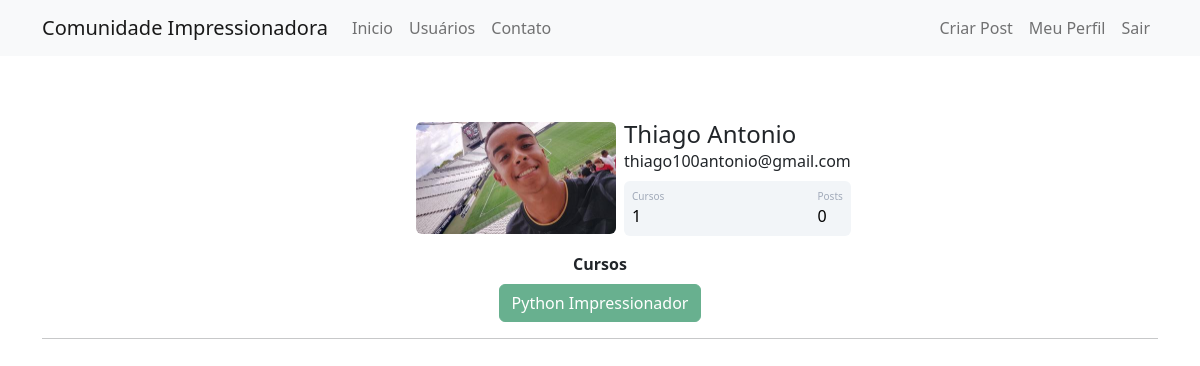
The app's page /usuarios (signed in) with its own data.
### comunidadeimpressionadora/models.py (models this page shows)
class Usuario(database.Model, UserMixin):
    id = database.Column(database.Integer, primary_key=True)
    username = database.Column(database.String, nullable=False)
    email = database.Column(database.String, nullable=False, unique=True)
    senha = database.Column(database.String, nullable=False)
    foto_perfil = database.Column(database.String, default='default.jpg')
    posts = database.relationship('Post', backref='autor', lazy=True)
    cursos = database.Column(database.String, nullable=False, default='Não Informado')
    def contar_posts(self):
        return len(self.posts)

### comunidadeimpressionadora/routes.py (the view)
@app.route("/usuarios")
@login_required
def usuarios():
    lista_usuarios = Usuario.query.all()
    return render_template('usuarios.html', lista_usuarios = lista_usuarios)

### comunidadeimpressionadora/models.py (called while the page is built)
@login_manager.user_loader
def load_usuario(id_usuario):
    return Usuario.query.get(int(id_usuario))

### comunidadeimpressionadora/templates/usuarios.html (shortened to what this page needs)
{% extends 'base.html' %}
{% block body %}
    <div class="container">
        {% for usuario in lista_usuarios %}
            <div class="container mt-5 d-flex justify-content-center">
            <div class="card p-3">
                <div class="d-flex align-items-center">
                    <div class="image pe-2"> <img src="{{ url_for('static', filename='fotos_perfil/{}'.format(usuario.foto_perfil)) }}" class="rounded" width="200"> </div>
                    <div class="ml-3 w-100">
                        <h4 class="mb-0 mt-0">{{ usuario.username }}</h4> <span>{{ usuario.email }}</span>
                        <div class="p-2 mt-2 bg-primary d-flex justify-content-between rounded text-white stats">
                            {% if 'Não Informado' in usuario.cursos or usuario.cursos == '' %}
                            <div class="d-flex flex-column"> <span class="articles">Cursos</span> <span class="number1">0</span> </div>
                            {% else %}
                            <div class="d-flex flex-column"> <span class="articles">Cursos</span> <span class="number1">{{ usuario.cursos.count(';') + 1 }}</span> </div>
                            {% endif %}
                            <div class="d-flex flex-column"> <span class="rating">Posts</span> <span class="number3">{{usuario.contar_posts()}}</span> </div>
                        </div>
                    </div>
                </div>
            </div>
        </div>
        <div class="row justify-content-center">
        <div class="col col-4" style="text-align: center">
            <strong>Cursos</strong><br>
            {% for curso in usuario.cursos.split(';') %}
                <button type="button" class="btn btn-success mt-2" disabled>{{ curso }}</button>
            {% endfor %}
        </div>
        </div>
        <hr>
        {% endfor %}
    </div>
{% endblock %}

### comunidadeimpressionadora/templates/base.html (shortened to what this page needs)
<!DOCTYPE html>
<html lang="pt-br">
<head>
    <link href="https://cdn.jsdelivr.net/npm/bootstrap@5.2.3/dist/css/bootstrap.min.css" rel="stylesheet">
    <link rel="stylesheet" type="text/css" href="{{url_for('static', filename='main.css')}}">
</head>
<body>
    {% include 'navbar.html' %}
    {% block body %}
    {% endblock %}
</body>
</html>

### comunidadeimpressionadora/templates/navbar.html (shortened to what this page needs)
<nav class="navbar navbar-expand-lg navbar-light bg-light">
  <div class="container-fluid container">
    <a class="navbar-brand" href="{{ url_for('home') }}">Comunidade Impressionadora</a>
    <div class="collapse navbar-collapse" id="navbarSupportedContent">
      <ul class="navbar-nav me-auto mb-2 mb-lg-0">
        <li class="nav-item">
          <a class="nav-link" aria-current="page" href=" {{ url_for('home') }}">Inicio</a>
        </li>
        <li class="nav-item">
          <a class="nav-link" href="{{ url_for('usuarios') }}">Usuários</a>
        </li>
        <li class="nav-item">
          <a class="nav-link" href="{{ url_for('contato') }}">Contato</a>
        </li>
      </ul>
      <ul class="d-flex navbar-nav">
        {% if current_user.is_authenticated %}
            <li class="nav-item">
              <a class="nav-link" href="{{ url_for('criar_post') }}">Criar Post</a>
            </li>
            <li class="nav-item">
              <a class="nav-link" href="{{ url_for('perfil') }}">Meu Perfil</a>
            </li>
            <li class="nav-item">
              <a class="nav-link" href="{{ url_for('sair') }}">Sair</a>
            </li>
        {% endif %}
      </ul>
    </div>
  </div>
</nav>

### comunidadeimpressionadora/static/main.css (style rules this page uses)
.card { width: 400px; border: none; border-radius: 10px; background-color: #fff }
.stats { background: #f2f5f8 !important; color: #000 !important }
.articles { font-size: 10px; color: #a1aab9 }
.number1 { font-weight: 500 }
.rating { font-size: 10px; color: #a1aab9 }
.number3 { font-weight: 500 }

### records on screen
Usuario: foto_perfil (picture), username "Thiago Antonio", email "thiago100antonio@gmail.com", cursos "1", contar_posts "0", cursos "Python Impressionador"
